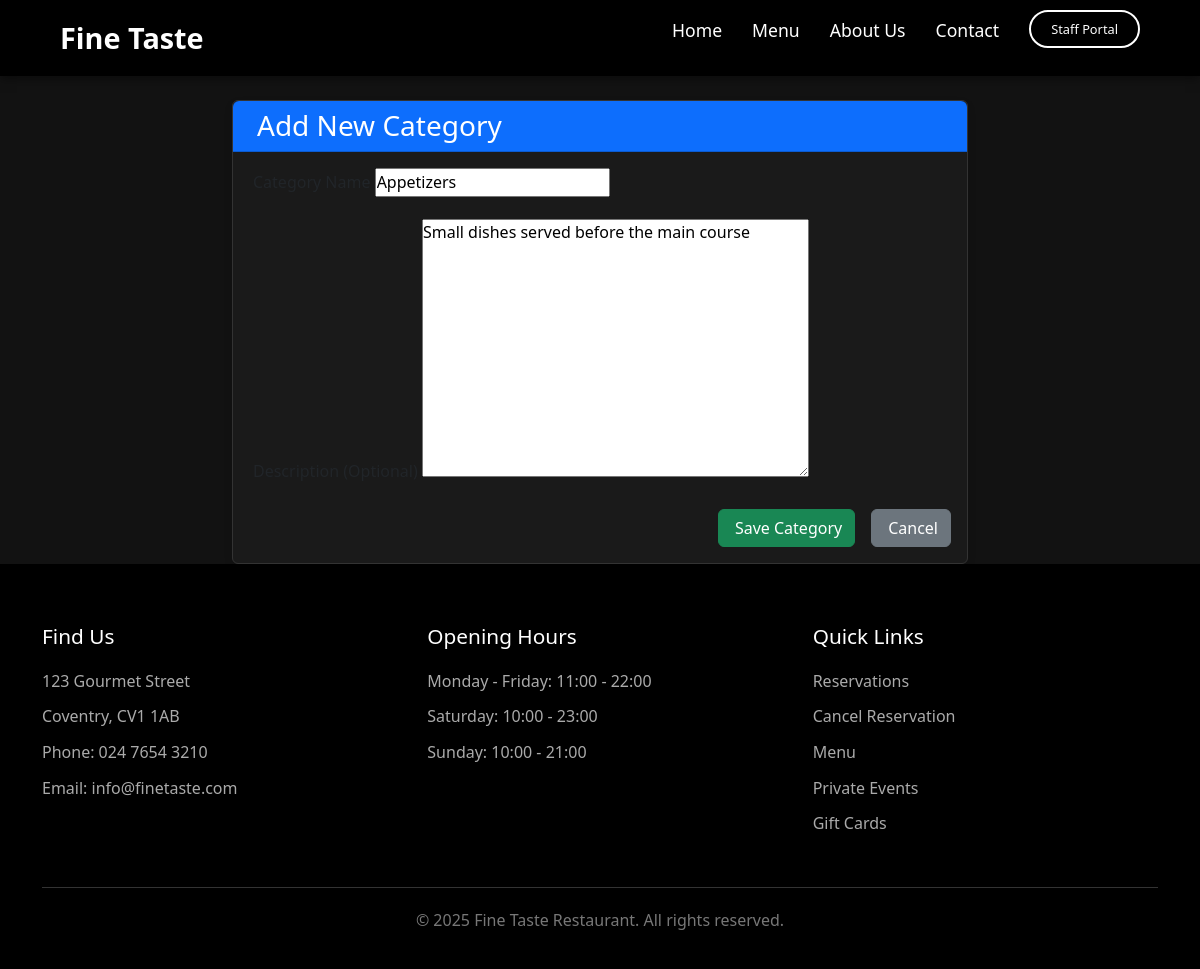
Page /inventory/categories/edit/9/ on the committed database.
### staff/models.py (models this page shows, shortened)
class Category(models.Model):
    name = models.CharField(max_length=100)
    description = models.TextField()

### staff/views.py (the view)
# urls.py: path('inventory/categories/edit/<int:category_id>/', edit_category, name='edit_category'),
def edit_category(request, category_id):
    category = get_object_or_404(Category, id=category_id)
    if request.method == 'POST':
        form = CategoryForm(request.POST, instance=category)
        if form.is_valid():
            form.save()
            messages.success(request, 'Category updated successfully!')
            return redirect('staff:category_list')
    else:
        form = CategoryForm(instance=category)
    return render(request, 'inventory/edit_category.html', {'form': form, 'category': category})

### staff/forms.py
class CategoryForm(forms.ModelForm):
    class Meta:
        model = Category
        fields = '__all__'

### staff/templates/Inventory/edit_category.html (shortened to what this page needs)
{% extends 'base.html' %}
{% block content %}
<div class="container mt-4">
    <div class="row">
        <div class="col-md-8 offset-md-2">
            <div class="card">
                <div class="card-header bg-primary text-white">
                    <h3 class="mb-0">
                        Add New Category
                    </h3>
                </div>
                <div class="card-body">
                    <form method="post" class="needs-validation" novalidate>
                        <div class="mb-3">
                            <label for="{{ form.name.id_for_label }}" class="form-label">
                            </label>
                            {{ form.name }}
                        </div>
                        <div class="mb-3">
                            <label for="{{ form.description.id_for_label }}" class="form-label">
                            </label>
                            {{ form.description }}
                        </div>
                        <div class="d-grid gap-2 d-md-flex justify-content-md-end">
                            <button type="submit" class="btn btn-success me-md-2">
                                Save Category
                            </button>
                            <a href="{% url 'staff:category_list' %}" class="btn btn-secondary">
                                Cancel
                            </a>
                        </div>
                    </form>
                </div>
            </div>
        </div>
    </div>
</div>
{% endblock %}

### shared/templates/base.html (style rules this page uses)
* { margin: 0; padding: 0; box-sizing: border-box; font-family: 'Segoe UI', Tahoma, Geneva, Verdana, sans-serif; }
body { line-height: 1.6; color: #fff!important; background-color: #121212!important; }
.card { background-color: #1a1a1a!important; border: 1px solid #333!important; }

### staff/templates/Inventory/edit_category.html (style rules this page uses)
.card { box-shadow: 0 4px 8px rgba(0,0,0,0.1); border: none; }
.card-header { border-radius: 0.375rem 0.375rem 0 0 !important; }

### rows in the picture
Category: name "Appetizers", description "Small dishes served before the main course"
